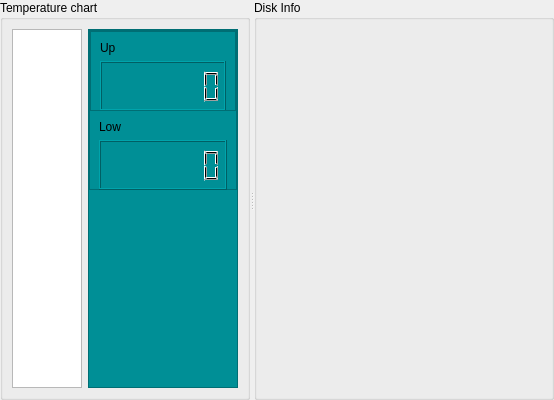
                 <widget class="QSplitter" name="splitter_2">
                  <property name="orientation">
                   <enum>Qt::Horizontal</enum>
                  </property>
                  <widget class="QGroupBox" name="groupBox_2">
                   <property name="font">
                    <font>
                     <family>Arial</family>
                    </font>
                   </property>
                   <property name="title">
                    <string>Temperature chart</string>
                   </property>
                   <layout class="QGridLayout" name="gridLayout_6">
                    <item row="0" column="0">
                     <widget class="hashrateCharView" name="graphicsViewTemp">
                      <property name="horizontalScrollBarPolicy">
                       <enum>Qt::ScrollBarAsNeeded</enum>
                      </property>
                     </widget>
                    </item>
                    <item row="0" column="1">
                     <widget class="QFrame" name="frame_32">
                      <property name="minimumSize">
                       <size>
                        <width>150</width>
                        <height>0</height>
                       </size>
                      </property>
                      <property name="styleSheet">
                       <string notr="true">background:#008F96;</string>
                      </property>
                      <property name="frameShape">
                       <enum>QFrame::StyledPanel</enum>
                      </property>
                      <property name="frameShadow">
                       <enum>QFrame::Raised</enum>
                      </property>
                      <layout class="QVBoxLayout" name="verticalLayout_18">
                       <property name="spacing">
                        <number>0</number>
                       </property>
                       <property name="leftMargin">
                        <number>0</number>
                       </property>
                       <property name="topMargin">
                        <number>0</number>
                       </property>
                       <property name="rightMargin">
                        <number>0</number>
                       </property>
                       <property name="bottomMargin">
                        <number>0</number>
                       </property>
                       <item>
                        <widget class="QFrame" name="frame_38">
                         <property name="minimumSize">
                          <size>
                           <width>0</width>
                           <height>80</height>
                          </size>
                         </property>
                         <property name="styleSheet">
                          <string notr="true">background:#008F96;</string>
                         </property>
                         <property name="frameShape">
                          <enum>QFrame::StyledPanel</enum>
                         </property>
                         <property name="frameShadow">
                          <enum>QFrame::Raised</enum>
                         </property>
                         <layout class="QGridLayout" name="gridLayout_44">
                          <property name="leftMargin">
                           <number>0</number>
                          </property>
                          <property name="topMargin">
                           <number>0</number>
                          </property>
                          <property name="rightMargin">
                           <number>0</number>
                          </property>
                          <property name="bottomMargin">
                           <number>0</number>
                          </property>
                          <property name="spacing">
                           <number>0</number>
                          </property>
                          <item row="0" column="0">
                           <widget class="QFrame" name="frame_42">
                            <property name="minimumSize">
                             <size>
                              <width>0</width>
                              <height>80</height>
                             </size>
                            </property>
                            <property name="styleSheet">
                             <string notr="true">background:#008F96;</string>
                            </property>
                            <property name="frameShape">
                             <enum>QFrame::StyledPanel</enum>
                            </property>
                            <property name="frameShadow">
                             <enum>QFrame::Raised</enum>
                            </property>
                            <layout class="QVBoxLayout" name="verticalLayout_21">
                             <item>
                              <widget class="QLabel" name="label_48">
                               <property name="text">
                                <string>Up</string>
                               </property>
                              </widget>
                             </item>
                             <item>
                              <widget class="QLCDNumber" name="lcdNumberMaxGPUTemp">
                               <property name="sizePolicy">
                                <sizepolicy hsizetype="Preferred" vsizetype="Preferred">
                                 <horstretch>0</horstretch>
                                 <verstretch>0</verstretch>
                                </sizepolicy>
                               </property>
                               <property name="minimumSize">
                                <size>
                                 <width>0</width>
                                 <height>50</height>
                                </size>
                               </property>
                               <property name="font">
                                <font>
                                 <family>Arial</family>
                                </font>
                               </property>
                               <property name="digitCount">
                                <number>7</number>
                               </property>
                              </widget>
                             </item>
                            </layout>
                           </widget>
                          </item>
                         </layout>
                        </widget>
                       </item>
                       <item>
                        <widget class="QFrame" name="frame_39">
                         <property name="minimumSize">
                          <size>
                           <width>0</width>
                           <height>80</height>
                          </size>
                         </property>
                         <property name="styleSheet">
                          <string notr="true">background:#008F96;</string>
                         </property>
                         <property name="frameShape">
                          <enum>QFrame::StyledPanel</enum>
                         </property>
                         <property name="frameShadow">
                          <enum>QFrame::Raised</enum>
                         </property>
                         <layout class="QVBoxLayout" name="verticalLayout_20">
                          <item>
                           <widget class="QLabel" name="label_42">
                            <property name="text">
                             <string>Low</string>
                            </property>
                           </widget>
                          </item>
                          <item>
                           <widget class="QLCDNumber" name="lcdNumberMinGPUTemp">
                            <property name="sizePolicy">
                             <sizepolicy hsizetype="Preferred" vsizetype="Preferred">
                              <horstretch>0</horstretch>
                              <verstretch>0</verstretch>
                             </sizepolicy>
                            </property>
                            <property name="minimumSize">
                             <size>
                              <width>0</width>
                              <height>50</height>
                             </size>
                            </property>
                            <property name="font">
                             <font>
                              <family>Arial</family>
                             </font>
                            </property>
                            <property name="digitCount">
                             <number>7</number>
                            </property>
                           </widget>
                          </item>
                         </layout>
                        </widget>
                       </item>
                       <item>
                        <spacer name="verticalSpacer_14">
                         <property name="orientation">
                          <enum>Qt::Vertical</enum>
                         </property>
                         <property name="sizeHint" stdset="0">
                          <size>
                           <width>20</width>
                           <height>237</height>
                          </size>
                         </property>
                        </spacer>
                       </item>
                      </layout>
                     </widget>
                    </item>
                   </layout>
                  </widget>
                  <widget class="QGroupBox" name="groupBoxDiskInfo">
                   <property name="minimumSize">
                    <size>
                     <width>300</width>
                     <height>0</height>
                    </size>
                   </property>
                   <property name="title">
                    <string>Disk Info</string>
                   </property>
                   <layout class="QGridLayout" name="gridLayout_13">
                    <property name="leftMargin">
                     <number>0</number>
                    </property>
                    <property name="topMargin">
                     <number>0</number>
                    </property>
                    <property name="rightMargin">
                     <number>0</number>
                    </property>
                    <property name="bottomMargin">
                     <number>0</number>
                    </property>
                    <property name="spacing">
                     <number>0</number>
                    </property>
                    <item row="0" column="0">
                     <layout class="QGridLayout" name="gridLayoutDiskInfo">
                      <property name="spacing">
                       <number>0</number>
                      </property>
                     </layout>
                    </item>
                   </layout>
                  </widget>
                 </widget>
